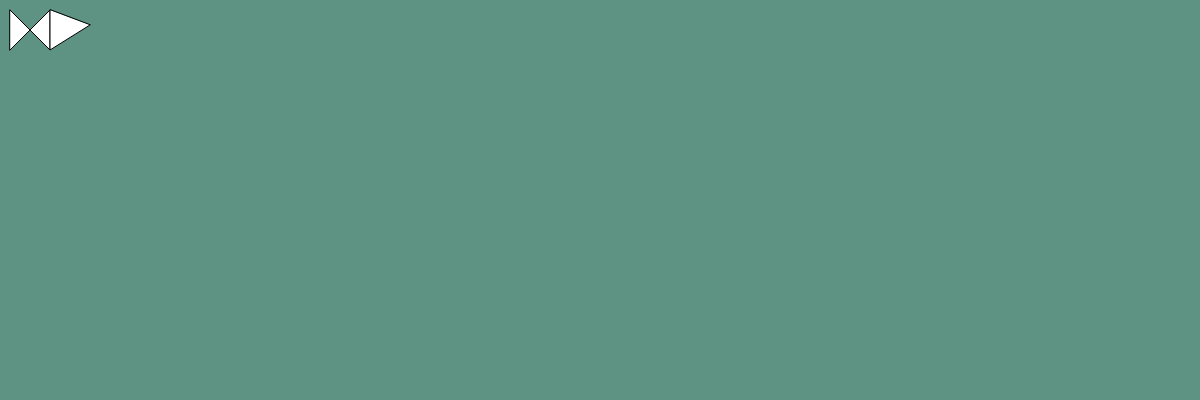
Frame 1 (no input)
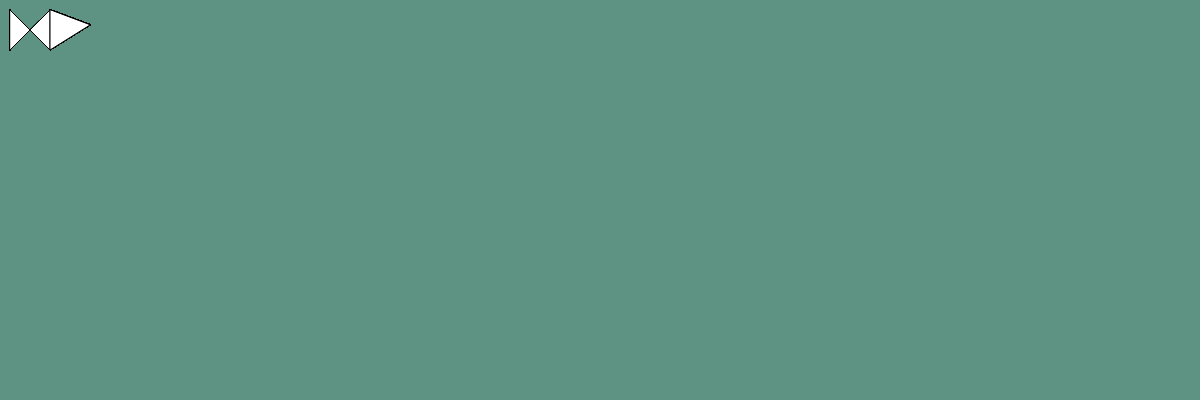
Frame 60 (no input)
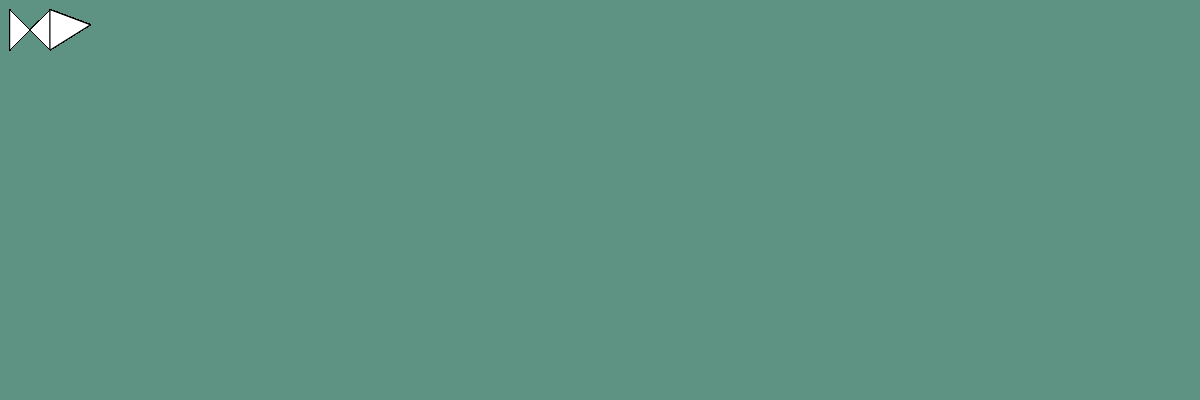
Frame 120 (the mouse pressed at the canvas centre since frame 60)

The p5.js sketch that drew these frames (run headless with seeded random() and noise() and a simulated clock; from frame 60 on, the mouse is pressed at the canvas centre):

// p5.js sketch
// ── sketch.js


// Declare the setup function
function setup() {

    // create a canvas 600px wide and 400px high
    createCanvas( windowWidth, 400 );

    // color the background 'pink'
    background('rgb(94, 147, 131)' );
}

  function draw(){
    //Getting rid of stroke
    //noStoke();
    //Creating a quad shape
    //quad( 10, 10, 40,40, 10, 40, 10, 40);
    //Creating a triangle

    quad( 10, 10, 50, 50, 50, 10, 10, 50);
    triangle( 50, 10, 50, 50, 90, 25);
  }

  class Fish {
    constuctor(x,y,head,clr){
      this.x = x;
      this.y = y;
      this.head = head
      this.color = clr;
      

    }


  }
